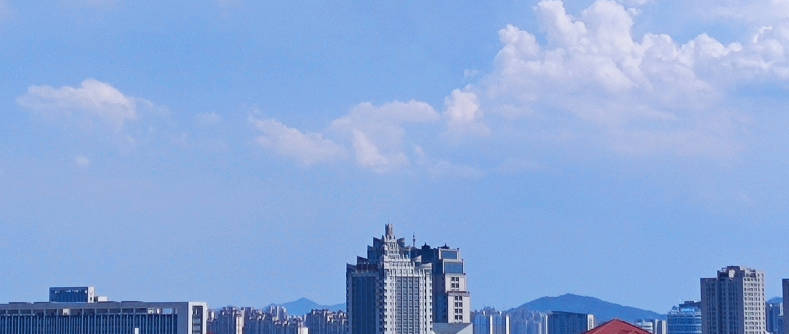
//> input picture 第3章、图像处理与鼠标事件/01图像像素的逻辑操作/image.jpg, 789 x 334 px
$ ./main   (built with g++ and OpenCV 4)
//> lines starting //> are read from the running program, lines starting //| are printed output that depends on the picture
#include <iostream>

#include <opencv2/core/utils/logger.hpp>
#include <opencv2/opencv.hpp>

using namespace cv;
using namespace std;

int main(int argc, char const* argv[]) {
	utils::logging::setLogLevel(utils::logging::LOG_LEVEL_SILENT);
	Mat src = imread("image.jpg", IMREAD_COLOR);
//> src is the input picture: 334 rows x 789 cols, CV_8UC3; mean B, G, R 217.5, 168.6, 138.3
	Mat m = Mat::zeros(src.size(), src.type());
	Mat m1 = Mat::zeros(Size(256, 256), CV_8UC3);
	Mat m2 = Mat::zeros(Size(256, 256), CV_8UC3);
	Mat dst = Mat::zeros(Size(256, 256), CV_8UC3);

	rectangle(m1, Rect(100, 100, 80, 80), Scalar(255, 255, 0), -1, LINE_8, 0);
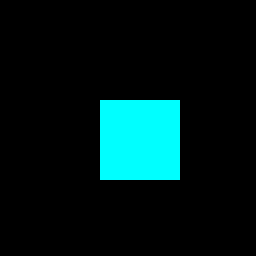
//> m1: 256 rows x 256 cols, CV_8UC3; mean B, G, R 24.9, 24.9, 0
	rectangle(m2, Rect(150, 150, 80, 80), Scalar(0, 255, 255), -1, LINE_8, 0);
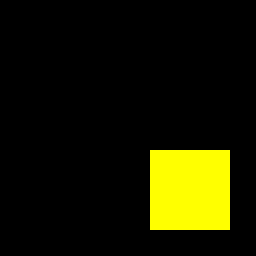
//> m2: 256 rows x 256 cols, CV_8UC3; mean B, G, R 0, 24.9, 24.9

	imshow("m1", m1);
	imshow("m2", m2);

	bitwise_and(m1, m2, dst);
	imshow("bitwise_and", dst);

	bitwise_or(m1, m2, dst);
	imshow("bitwise_or", dst);
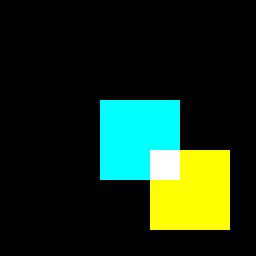
//> window 'bitwise_or': 256 rows x 256 cols, CV_8UC3; mean B, G, R 24.9, 46.3, 24.9

	//bitwise_not(src, m);
	m = ~src;
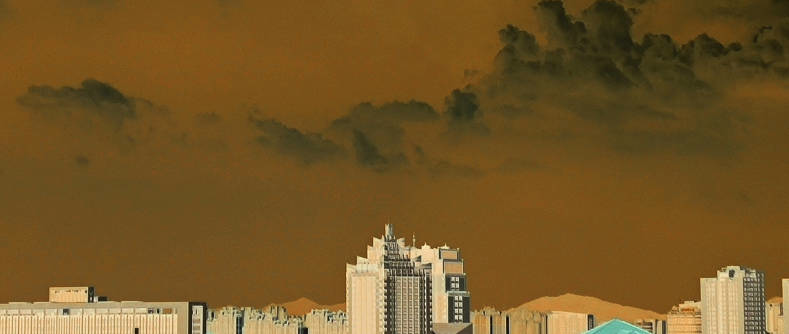
//> m: 334 rows x 789 cols, CV_8UC3; mean B, G, R 37.5, 86.4, 116.7
	imshow("bitwise_not", m);


	bitwise_xor(m1, m2, dst);
	imshow("bitwise_xor", dst);
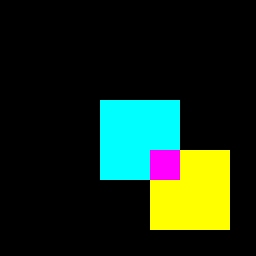
//> window 'bitwise_xor': 256 rows x 256 cols, CV_8UC3; mean B, G, R 24.9, 42.8, 24.9

	waitKey(0);

	destroyAllWindows();

	return 0;
}
